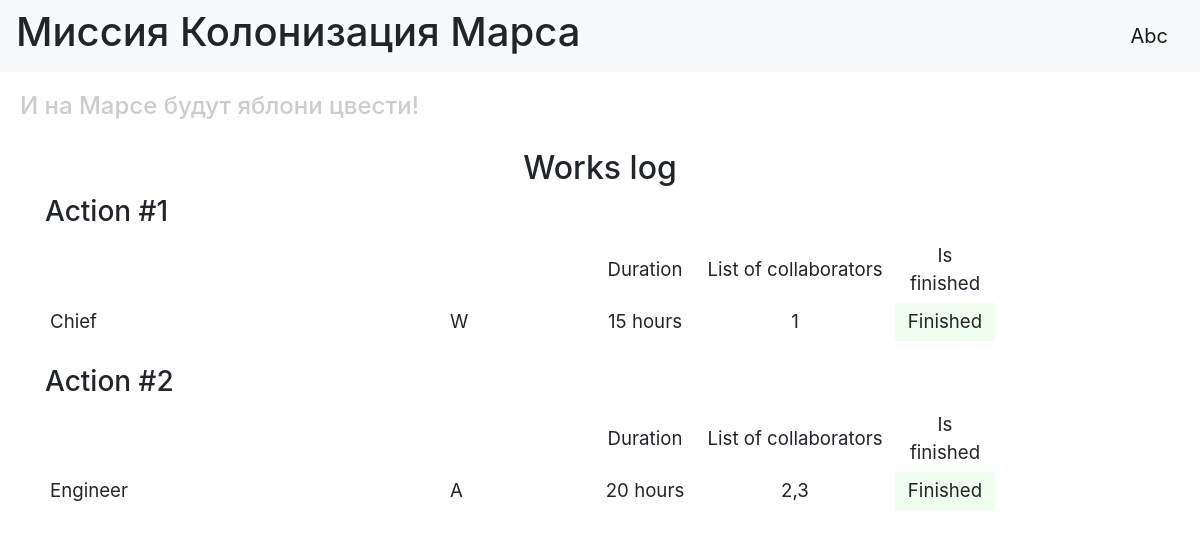
/ (signed in), run on the app's committed database.
### data/users.py (models this page shows, shortened)
class User(SqlAlchemyBase, UserMixin):
    __tablename__ = 'users'
    id = sqlalchemy.Column(sqlalchemy.Integer, primary_key=True, autoincrement=True)
    surname = sqlalchemy.Column(sqlalchemy.String, nullable=True)
    name = sqlalchemy.Column(sqlalchemy.String, nullable=True)
    age = sqlalchemy.Column(sqlalchemy.Integer, nullable=True)
    position = sqlalchemy.Column(sqlalchemy.String, nullable=True)
    speciality = sqlalchemy.Column(sqlalchemy.String, nullable=True)
    address = sqlalchemy.Column(sqlalchemy.String, nullable=True)
    email = sqlalchemy.Column(sqlalchemy.String, index=True, unique=True, nullable=True)
    hashed_password = sqlalchemy.Column(sqlalchemy.String, nullable=True)
    modified_date = sqlalchemy.Column(sqlalchemy.DateTime, default=datetime.datetime.now)

### data/jobs.py (models this page shows)
class Jobs(SqlAlchemyBase):
    __tablename__ = 'jobs'
    id = sqlalchemy.Column(sqlalchemy.Integer, primary_key=True, autoincrement=True)
    job = sqlalchemy.Column(sqlalchemy.String, nullable=True)
    collaborators = sqlalchemy.Column(sqlalchemy.String, nullable=True)
    work_size = sqlalchemy.Column(sqlalchemy.Integer, nullable=True)
    start_date = sqlalchemy.Column(sqlalchemy.DateTime, default=datetime.datetime.now)
    end_date = sqlalchemy.Column(sqlalchemy.DateTime, default=datetime.datetime.now)
    is_finished = sqlalchemy.Column(sqlalchemy.Boolean, default=True)
    team_leader = sqlalchemy.Column(sqlalchemy.Integer, sqlalchemy.ForeignKey("jobs.id"))
    user = orm.relationship('Jobs')

### main.py (the view)
@app.route("/")
def index():
    session = db_session.create_session()
    jobs = session.query(Jobs).all()
    users = session.query(User).all()
    names = {name.id: name.name for name in users}
    return render_template("index.html", jobs=jobs, names=names)

### data/db_session.py (called while the page is built)
def create_session() -> Session:
    global __factory
    return __factory()

### main.py (called while the page is built)
@login_manager.user_loader
def load_user(user_id):
    db_sess = db_session.create_session()
    return db_sess.query(User).get(user_id)

### templates/index.html (shortened to what this page needs)
{% extends "base.html" %}
{% block content %}
<h2 align="center">Works log</h2>
{% for job in jobs %}
<h3>Action #{{ job.id }}</h3>
<div class="table_container">
    <table class="my_table">
        <tr class="my_row">
            <td class="title" width="400px" Title of activity></td>
            <td class="title" width="150px" Team leader></td>
            <td class="title" width="100px" align="center">Duration</td>
            <td class="title" width="200px" align="center">List of collaborators</td>
            <td class="title" width="100px" align="center">Is finished</td>
        </tr>
        <tr class="my_row">
            <td class="ordinary">{{ job.job.capitalize() }}</td>
            <td class="ordinary">{{ names[job.team_leader][0] }} </td>
            <td class="ordinary" align="center">{{ job.work_size }} hours</td>
            <td class="ordinary" align="center">{{ job.collaborators }}</td>
            {% if job.is_finished %}
            <td class="ordinary" bgcolor="#eeffee" align="center">Finished</td>
            {% else %}
            <td class="ordinary" bgcolor="#ffeeff" align="center">Is not finished</td>
            {% endif %}
        </tr>
    </table>
</div>
<br>
{% endfor %}
{% endblock %}

### templates/base.html (shortened to what this page needs)
<!DOCTYPE html>
<html lang="en">
<head>
    <link rel="stylesheet" href="https://stackpath.bootstrapcdn.com/bootstrap/4.4.1/css/bootstrap.min.css">
    <link rel="stylesheet" type="text/css" href="../static/css/styles.css" />
</head>
  <body>
    <header>
      <nav class="navbar navbar-light bg-light">
          <h1>Миссия Колонизация Марса</h1>
        {% if current_user.is_authenticated %}
    <a class="navbar-brand" href="/logout">{{ current_user.name }}</a>
        {% else %}
            <p>
                <a class="btn btn-primary " href="/register">Зарегистрироваться</a>
                <a class="btn btn-success" href="/login">Войти</a>
            </p>
        {% endif %}
      </nav>
        <h4>И на Марсе будут яблони цвести!</h4>
    </header>
    <main role="main" class="container">
        {% block content %}{% endblock %}
    </main>
  </body>
</html>

### static/css/styles.css (style rules this page uses)
td.title { background-color: "#dddddd"; align: "center"; font-size: 14pt; padding: 5px; }
td.ordinary { background-color: "#eeeeff"; align: "center"; font-size: 14pt; padding: 5px; }
h4 { color: #cccccc; padding: 20px; }

### data on the page
User: name "Abc"
Jobs: id "1", job "Chief", team_leader.name "W", work_size "15", collaborators "1", is_finished "Finished"
Jobs: id "2", job "Engineer", team_leader.name "A", work_size "20", collaborators "2,3", is_finished "Finished"
